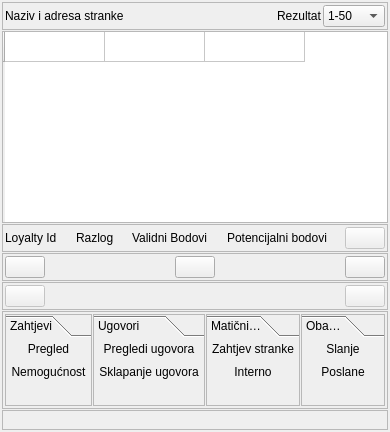
        <widget class="QFrame" name="frame_12">
         <property name="frameShape">
          <enum>QFrame::NoFrame</enum>
         </property>
         <property name="frameShadow">
          <enum>QFrame::Raised</enum>
         </property>
         <layout class="QVBoxLayout" name="verticalLayout_3">
          <property name="spacing">
           <number>1</number>
          </property>
          <property name="margin">
           <number>2</number>
          </property>
          <item>
           <widget class="QFrame" name="fraSearchResultTitle">
            <property name="sizePolicy">
             <sizepolicy hsizetype="Preferred" vsizetype="Fixed">
              <horstretch>0</horstretch>
              <verstretch>0</verstretch>
             </sizepolicy>
            </property>
            <property name="frameShape">
             <enum>QFrame::StyledPanel</enum>
            </property>
            <property name="frameShadow">
             <enum>QFrame::Raised</enum>
            </property>
            <layout class="QHBoxLayout" name="horizontalLayout_7">
             <property name="spacing">
              <number>1</number>
             </property>
             <property name="margin">
              <number>2</number>
             </property>
             <item>
              <widget class="QLabel" name="lblStrankeResultTitle">
               <property name="sizePolicy">
                <sizepolicy hsizetype="Expanding" vsizetype="Fixed">
                 <horstretch>0</horstretch>
                 <verstretch>0</verstretch>
                </sizepolicy>
               </property>
               <property name="text">
                <string>Naziv i adresa stranke</string>
               </property>
              </widget>
             </item>
             <item>
              <widget class="QLabel" name="lblRezultat">
               <property name="sizePolicy">
                <sizepolicy hsizetype="Fixed" vsizetype="Fixed">
                 <horstretch>0</horstretch>
                 <verstretch>0</verstretch>
                </sizepolicy>
               </property>
               <property name="text">
                <string>Rezultat</string>
               </property>
              </widget>
             </item>
             <item>
              <widget class="QComboBox" name="cboFltRezultat">
               <property name="sizePolicy">
                <sizepolicy hsizetype="Minimum" vsizetype="Minimum">
                 <horstretch>0</horstretch>
                 <verstretch>0</verstretch>
                </sizepolicy>
               </property>
               <item>
                <property name="text">
                 <string>1-50</string>
                </property>
               </item>
               <item>
                <property name="text">
                 <string>51-57</string>
                </property>
               </item>
              </widget>
             </item>
            </layout>
           </widget>
          </item>
          <item>
           <widget class="QFrame" name="fraSearchResult">
            <property name="frameShape">
             <enum>QFrame::NoFrame</enum>
            </property>
            <property name="frameShadow">
             <enum>QFrame::Raised</enum>
            </property>
            <layout class="QHBoxLayout" name="horizontalLayout_8">
             <property name="spacing">
              <number>0</number>
             </property>
             <property name="margin">
              <number>0</number>
             </property>
             <item>
              <widget class="QTableWidget" name="tableWidget">
               <property name="autoFillBackground">
                <bool>false</bool>
               </property>
               <property name="autoScroll">
                <bool>false</bool>
               </property>
               <property name="editTriggers">
                <set>QAbstractItemView::NoEditTriggers</set>
               </property>
               <property name="alternatingRowColors">
                <bool>true</bool>
               </property>
               <property name="selectionMode">
                <enum>QAbstractItemView::SingleSelection</enum>
               </property>
               <property name="sortingEnabled">
                <bool>true</bool>
               </property>
               <attribute name="horizontalHeaderVisible">
                <bool>false</bool>
               </attribute>
               <attribute name="verticalHeaderCascadingSectionResizes">
                <bool>false</bool>
               </attribute>
               <attribute name="verticalHeaderShowSortIndicator" stdset="0">
                <bool>true</bool>
               </attribute>
               <row>
                <property name="text">
                 <string/>
                </property>
               </row>
               <column>
                <property name="text">
                 <string>Naziv</string>
                </property>
               </column>
               <column>
                <property name="text">
                 <string>Adresa</string>
                </property>
               </column>
               <column>
                <property name="text">
                 <string>Status</string>
                </property>
               </column>
              </widget>
             </item>
            </layout>
           </widget>
          </item>
          <item>
           <widget class="QFrame" name="fraLoyalty">
            <property name="sizePolicy">
             <sizepolicy hsizetype="Preferred" vsizetype="Fixed">
              <horstretch>0</horstretch>
              <verstretch>0</verstretch>
             </sizepolicy>
            </property>
            <property name="frameShape">
             <enum>QFrame::StyledPanel</enum>
            </property>
            <property name="frameShadow">
             <enum>QFrame::Raised</enum>
            </property>
            <layout class="QHBoxLayout" name="horizontalLayout_9">
             <property name="spacing">
              <number>1</number>
             </property>
             <property name="margin">
              <number>2</number>
             </property>
             <item>
              <widget class="QLabel" name="label_7">
               <property name="text">
                <string>Loyalty Id</string>
               </property>
              </widget>
             </item>
             <item>
              <widget class="QLabel" name="label_8">
               <property name="text">
                <string/>
               </property>
              </widget>
             </item>
             <item>
              <widget class="QLabel" name="label_9">
               <property name="text">
                <string>Razlog</string>
               </property>
              </widget>
             </item>
             <item>
              <widget class="QLabel" name="label_10">
               <property name="text">
                <string/>
               </property>
              </widget>
             </item>
             <item>
              <widget class="QLabel" name="label_11">
               <property name="text">
                <string>Validni Bodovi</string>
               </property>
              </widget>
             </item>
             <item>
              <widget class="QLabel" name="label_12">
               <property name="text">
                <string/>
               </property>
              </widget>
             </item>
             <item>
              <widget class="QLabel" name="label_13">
               <property name="text">
                <string>Potencijalni bodovi</string>
               </property>
              </widget>
             </item>
             <item>
              <widget class="QLabel" name="label_14">
               <property name="text">
                <string/>
               </property>
              </widget>
             </item>
             <item>
              <widget class="QPushButton" name="pushButton_7">
               <property name="enabled">
                <bool>false</bool>
               </property>
               <property name="sizePolicy">
                <sizepolicy hsizetype="Fixed" vsizetype="Fixed">
                 <horstretch>0</horstretch>
                 <verstretch>0</verstretch>
                </sizepolicy>
               </property>
               <property name="text">
                <string/>
               </property>
               <property name="icon">
                <iconset resource="../../resources/DonatForm.qrc">
                 <normaloff>:/InDonat/Forms/images/POVECALO.png</normaloff>:/InDonat/Forms/images/POVECALO.png</iconset>
               </property>
              </widget>
             </item>
            </layout>
           </widget>
          </item>
          <item>
           <widget class="QFrame" name="frame_16">
            <property name="sizePolicy">
             <sizepolicy hsizetype="Preferred" vsizetype="Fixed">
              <horstretch>0</horstretch>
              <verstretch>0</verstretch>
             </sizepolicy>
            </property>
            <property name="frameShape">
             <enum>QFrame::StyledPanel</enum>
            </property>
            <property name="frameShadow">
             <enum>QFrame::Raised</enum>
            </property>
            <layout class="QHBoxLayout" name="horizontalLayout_10">
             <property name="spacing">
              <number>1</number>
             </property>
             <property name="margin">
              <number>2</number>
             </property>
             <item>
              <widget class="QPushButton" name="pushButton_10">
               <property name="sizePolicy">
                <sizepolicy hsizetype="Fixed" vsizetype="Fixed">
                 <horstretch>0</horstretch>
                 <verstretch>0</verstretch>
                </sizepolicy>
               </property>
               <property name="text">
                <string/>
               </property>
               <property name="icon">
                <iconset resource="../../resources/DonatForm.qrc">
                 <normaloff>:/InDonat/Forms/images/INT_2_16x16.png</normaloff>:/InDonat/Forms/images/INT_2_16x16.png</iconset>
               </property>
              </widget>
             </item>
             <item>
              <widget class="QLabel" name="label_15">
               <property name="text">
                <string/>
               </property>
              </widget>
             </item>
             <item>
              <widget class="QPushButton" name="pushButton_9">
               <property name="sizePolicy">
                <sizepolicy hsizetype="Fixed" vsizetype="Fixed">
                 <horstretch>0</horstretch>
                 <verstretch>0</verstretch>
                </sizepolicy>
               </property>
               <property name="text">
                <string/>
               </property>
               <property name="icon">
                <iconset resource="../../resources/DonatForm.qrc">
                 <normaloff>:/InDonat/Forms/images/monitor_16x16.png</normaloff>:/InDonat/Forms/images/monitor_16x16.png</iconset>
               </property>
              </widget>
             </item>
             <item>
              <widget class="QLabel" name="label_16">
               <property name="text">
                <string/>
               </property>
              </widget>
             </item>
             <item>
              <widget class="QPushButton" name="pushButton_8">
               <property name="sizePolicy">
                <sizepolicy hsizetype="Fixed" vsizetype="Fixed">
                 <horstretch>0</horstretch>
                 <verstretch>0</verstretch>
                </sizepolicy>
               </property>
               <property name="text">
                <string/>
               </property>
               <property name="icon">
                <iconset resource="../../resources/DonatForm.qrc">
                 <normaloff>:/InDonat/Forms/images/ctxwiz_cls.gif</normaloff>:/InDonat/Forms/images/ctxwiz_cls.gif</iconset>
               </property>
              </widget>
             </item>
            </layout>
           </widget>
          </item>
          <item>
           <widget class="QFrame" name="frame_17">
            <property name="sizePolicy">
             <sizepolicy hsizetype="Preferred" vsizetype="Fixed">
              <horstretch>0</horstretch>
              <verstretch>0</verstretch>
             </sizepolicy>
            </property>
            <property name="frameShape">
             <enum>QFrame::StyledPanel</enum>
            </property>
            <property name="frameShadow">
             <enum>QFrame::Raised</enum>
            </property>
            <layout class="QHBoxLayout" name="horizontalLayout_11">
             <property name="spacing">
              <number>1</number>
             </property>
             <property name="margin">
              <number>2</number>
             </property>
             <item>
              <widget class="QPushButton" name="pushButton_11">
               <property name="enabled">
                <bool>false</bool>
               </property>
               <property name="sizePolicy">
                <sizepolicy hsizetype="Fixed" vsizetype="Fixed">
                 <horstretch>0</horstretch>
                 <verstretch>0</verstretch>
                </sizepolicy>
               </property>
               <property name="text">
                <string/>
               </property>
               <property name="icon">
                <iconset resource="../../resources/DonatForm.qrc">
                 <normaloff>:/InDonat/Forms/images/ULOGA_ID_16x16.png</normaloff>:/InDonat/Forms/images/ULOGA_ID_16x16.png</iconset>
               </property>
              </widget>
             </item>
             <item>
              <widget class="QLabel" name="label_17">
               <property name="text">
                <string/>
               </property>
              </widget>
             </item>
             <item>
              <widget class="QPushButton" name="pushButton_12">
               <property name="enabled">
                <bool>false</bool>
               </property>
               <property name="sizePolicy">
                <sizepolicy hsizetype="Fixed" vsizetype="Fixed">
                 <horstretch>0</horstretch>
                 <verstretch>0</verstretch>
                </sizepolicy>
               </property>
               <property name="text">
                <string/>
               </property>
               <property name="icon">
                <iconset resource="../../resources/DonatForm.qrc">
                 <normaloff>:/InDonat/Forms/images/POVECALO.png</normaloff>:/InDonat/Forms/images/POVECALO.png</iconset>
               </property>
              </widget>
             </item>
            </layout>
           </widget>
          </item>
          <item>
           <widget class="QFrame" name="frame_18">
            <property name="sizePolicy">
             <sizepolicy hsizetype="Preferred" vsizetype="Maximum">
              <horstretch>0</horstretch>
              <verstretch>0</verstretch>
             </sizepolicy>
            </property>
            <property name="frameShape">
             <enum>QFrame::StyledPanel</enum>
            </property>
            <property name="frameShadow">
             <enum>QFrame::Raised</enum>
            </property>
            <layout class="QHBoxLayout" name="horizontalLayout_12">
             <property name="spacing">
              <number>1</number>
             </property>
             <property name="margin">
              <number>2</number>
             </property>
             <item>
              <widget class="QToolBox" name="tboxZahtjevi">
               <property name="sizePolicy">
                <sizepolicy hsizetype="Preferred" vsizetype="Preferred">
                 <horstretch>0</horstretch>
                 <verstretch>0</verstretch>
                </sizepolicy>
               </property>
               <property name="frameShape">
                <enum>QFrame::StyledPanel</enum>
               </property>
               <property name="currentIndex">
                <number>0</number>
               </property>
               <property name="tabSpacing">
                <number>0</number>
               </property>
               <widget class="QWidget" name="page_4">
                <property name="geometry">
                 <rect>
                  <x>0</x>
                  <y>0</y>
                  <width>112</width>
                  <height>57</height>
                 </rect>
                </property>
                <property name="sizePolicy">
                 <sizepolicy hsizetype="Ignored" vsizetype="Maximum">
                  <horstretch>0</horstretch>
                  <verstretch>0</verstretch>
                 </sizepolicy>
                </property>
                <attribute name="label">
                 <string>Zahtjevi</string>
                </attribute>
                <layout class="QVBoxLayout" name="verticalLayout_4">
                 <property name="spacing">
                  <number>1</number>
                 </property>
                 <property name="margin">
                  <number>1</number>
                 </property>
                 <item>
                  <widget class="QPushButton" name="pushButton_13">
                   <property name="sizePolicy">
                    <sizepolicy hsizetype="Minimum" vsizetype="Fixed">
                     <horstretch>0</horstretch>
                     <verstretch>0</verstretch>
                    </sizepolicy>
                   </property>
                   <property name="cursor">
                    <cursorShape>PointingHandCursor</cursorShape>
                   </property>
                   <property name="autoFillBackground">
                    <bool>false</bool>
                   </property>
                   <property name="text">
                    <string>Pregled</string>
                   </property>
                   <property name="icon">
                    <iconset resource="../../resources/DonatForm.qrc">
                     <normaloff>:/InDonat/Forms/images/dll-icon.jpg</normaloff>:/InDonat/Forms/images/dll-icon.jpg</iconset>
                   </property>
                   <property name="autoDefault">
                    <bool>false</bool>
                   </property>
                   <property name="default">
                    <bool>false</bool>
                   </property>
                   <property name="flat">
                    <bool>true</bool>
                   </property>
                  </widget>
                 </item>
                 <item>
                  <widget class="QPushButton" name="pushButton_14">
                   <property name="cursor">
                    <cursorShape>PointingHandCursor</cursorShape>
                   </property>
                   <property name="text">
                    <string>Nemogućnost</string>
                   </property>
                   <property name="icon">
                    <iconset resource="../../resources/DonatForm.qrc">
                     <normaloff>:/InDonat/Forms/images/dll-icon.jpg</normaloff>:/InDonat/Forms/images/dll-icon.jpg</iconset>
                   </property>
                   <property name="flat">
                    <bool>true</bool>
                   </property>
                  </widget>
                 </item>
                </layout>
               </widget>
              </widget>
             </item>
             <item>
              <widget class="QToolBox" name="tboxUgovori">
               <property name="frameShape">
                <enum>QFrame::StyledPanel</enum>
               </property>
               <property name="currentIndex">
                <number>0</number>
               </property>
               <property name="tabSpacing">
                <number>0</number>
               </property>
               <widget class="QWidget" name="page_6">
                <property name="geometry">
                 <rect>
                  <x>0</x>
                  <y>0</y>
                  <width>135</width>
                  <height>57</height>
                 </rect>
                </property>
                <property name="sizePolicy">
                 <sizepolicy hsizetype="Ignored" vsizetype="Maximum">
                  <horstretch>0</horstretch>
                  <verstretch>0</verstretch>
                 </sizepolicy>
                </property>
                <attribute name="label">
                 <string>Ugovori</string>
                </attribute>
                <layout class="QVBoxLayout" name="verticalLayout_5">
                 <property name="spacing">
                  <number>1</number>
                 </property>
                 <property name="margin">
                  <number>1</number>
                 </property>
                 <item>
                  <widget class="QPushButton" name="pushButton_16">
                   <property name="cursor">
                    <cursorShape>PointingHandCursor</cursorShape>
                   </property>
                   <property name="text">
                    <string>Pregledi ugovora</string>
                   </property>
                   <property name="icon">
                    <iconset resource="../../resources/DonatForm.qrc">
                     <normaloff>:/InDonat/Forms/images/dll-icon.jpg</normaloff>:/InDonat/Forms/images/dll-icon.jpg</iconset>
                   </property>
                   <property name="flat">
                    <bool>true</bool>
                   </property>
                  </widget>
                 </item>
                 <item>
                  <widget class="QPushButton" name="pushButton_15">
                   <property name="cursor">
                    <cursorShape>PointingHandCursor</cursorShape>
                   </property>
                   <property name="text">
                    <string>Sklapanje ugovora</string>
                   </property>
                   <property name="icon">
                    <iconset resource="../../resources/DonatForm.qrc">
                     <normaloff>:/InDonat/Forms/images/dll-icon.jpg</normaloff>:/InDonat/Forms/images/dll-icon.jpg</iconset>
                   </property>
                   <property name="checkable">
                    <bool>false</bool>
                   </property>
                   <property name="checked">
                    <bool>false</bool>
                   </property>
                   <property name="flat">
                    <bool>true</bool>
                   </property>
                  </widget>
                 </item>
                </layout>
               </widget>
              </widget>
             </item>
             <item>
              <widget class="QToolBox" name="tboxMaticniPodaci">
               <property name="frameShape">
                <enum>QFrame::StyledPanel</enum>
               </property>
               <property name="currentIndex">
                <number>0</number>
               </property>
               <property name="tabSpacing">
                <number>0</number>
               </property>
               <widget class="QWidget" name="page_8">
                <property name="geometry">
                 <rect>
                  <x>0</x>
                  <y>0</y>
                  <width>122</width>
                  <height>57</height>
                 </rect>
                </property>
                <property name="sizePolicy">
                 <sizepolicy hsizetype="Ignored" vsizetype="Maximum">
                  <horstretch>0</horstretch>
                  <verstretch>0</verstretch>
                 </sizepolicy>
                </property>
                <attribute name="label">
                 <string>Matični podaci</string>
                </attribute>
                <layout class="QVBoxLayout" name="verticalLayout_6">
                 <property name="spacing">
                  <number>1</number>
                 </property>
                 <property name="margin">
                  <number>1</number>
                 </property>
                 <item>
                  <widget class="QPushButton" name="pushButton_17">
                   <property name="cursor">
                    <cursorShape>PointingHandCursor</cursorShape>
                   </property>
                   <property name="text">
                    <string>Zahtjev stranke</string>
                   </property>
                   <property name="icon">
                    <iconset resource="../../resources/DonatForm.qrc">
                     <normaloff>:/InDonat/Forms/images/dll-icon.jpg</normaloff>:/InDonat/Forms/images/dll-icon.jpg</iconset>
                   </property>
                   <property name="flat">
                    <bool>true</bool>
                   </property>
                  </widget>
                 </item>
                 <item>
                  <widget class="QPushButton" name="pushButton_18">
                   <property name="cursor">
                    <cursorShape>PointingHandCursor</cursorShape>
                   </property>
                   <property name="text">
                    <string>Interno</string>
                   </property>
                   <property name="icon">
                    <iconset resource="../../resources/DonatForm.qrc">
                     <normaloff>:/InDonat/Forms/images/dll-icon.jpg</normaloff>:/InDonat/Forms/images/dll-icon.jpg</iconset>
                   </property>
                   <property name="flat">
                    <bool>true</bool>
                   </property>
                  </widget>
                 </item>
                </layout>
               </widget>
              </widget>
             </item>
             <item>
              <widget class="QToolBox" name="tboxObavijesti">
               <property name="frameShape">
                <enum>QFrame::StyledPanel</enum>
               </property>
               <property name="currentIndex">
                <number>0</number>
               </property>
               <property name="tabSpacing">
                <number>0</number>
               </property>
               <widget class="QWidget" name="page_10">
                <property name="geometry">
                 <rect>
                  <x>0</x>
                  <y>0</y>
                  <width>87</width>
                  <height>57</height>
                 </rect>
                </property>
                <property name="sizePolicy">
                 <sizepolicy hsizetype="Ignored" vsizetype="Maximum">
                  <horstretch>0</horstretch>
                  <verstretch>0</verstretch>
                 </sizepolicy>
                </property>
                <attribute name="label">
                 <string>Obavijesti</string>
                </attribute>
                <layout class="QVBoxLayout" name="verticalLayout_7">
                 <property name="spacing">
                  <number>1</number>
                 </property>
                 <property name="margin">
                  <number>1</number>
                 </property>
                 <item>
                  <widget class="QPushButton" name="pushButton_19">
                   <property name="cursor">
                    <cursorShape>PointingHandCursor</cursorShape>
                   </property>
                   <property name="text">
                    <string>Slanje</string>
                   </property>
                   <property name="icon">
                    <iconset resource="../../resources/DonatForm.qrc">
                     <normaloff>:/InDonat/Forms/images/dll-icon.jpg</normaloff>:/InDonat/Forms/images/dll-icon.jpg</iconset>
                   </property>
                   <property name="flat">
                    <bool>true</bool>
                   </property>
                  </widget>
                 </item>
                 <item>
                  <widget class="QPushButton" name="pushButton_20">
                   <property name="cursor">
                    <cursorShape>PointingHandCursor</cursorShape>
                   </property>
                   <property name="text">
                    <string>Poslane</string>
                   </property>
                   <property name="icon">
                    <iconset resource="../../resources/DonatForm.qrc">
                     <normaloff>:/InDonat/Forms/images/dll-icon.jpg</normaloff>:/InDonat/Forms/images/dll-icon.jpg</iconset>
                   </property>
                   <property name="flat">
                    <bool>true</bool>
                   </property>
                  </widget>
                 </item>
                </layout>
               </widget>
              </widget>
             </item>
            </layout>
           </widget>
          </item>
          <item>
           <widget class="QFrame" name="frame_28">
            <property name="sizePolicy">
             <sizepolicy hsizetype="Preferred" vsizetype="Fixed">
              <horstretch>0</horstretch>
              <verstretch>0</verstretch>
             </sizepolicy>
            </property>
            <property name="frameShape">
             <enum>QFrame::StyledPanel</enum>
            </property>
            <property name="frameShadow">
             <enum>QFrame::Raised</enum>
            </property>
            <layout class="QHBoxLayout" name="horizontalLayout_21">
             <property name="spacing">
              <number>1</number>
             </property>
             <property name="margin">
              <number>2</number>
             </property>
             <item>
              <widget class="QLabel" name="label_26">
               <property name="text">
                <string/>
               </property>
              </widget>
             </item>
            </layout>
           </widget>
          </item>
         </layout>
        </widget>
